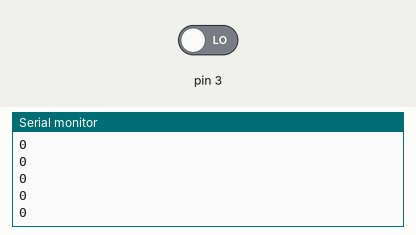
Recording of a sketch running on a simulated Arduino Uno, built with avr-gcc and run on an emulated ATmega328P. On the bench: the last lines printed to the serial monitor. Inputs (shaded band) come from the test bench; at power-on: pin 3 LOW.

Above: at 1.2 s.
1.3 s: pin 3 driven HIGH
At 2.2 s:
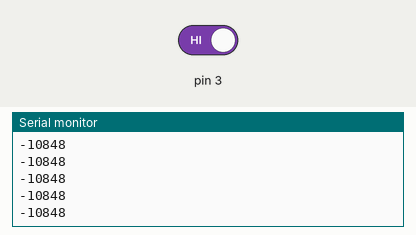
2.8 s: pin 3 driven LOW
At 3.6 s:
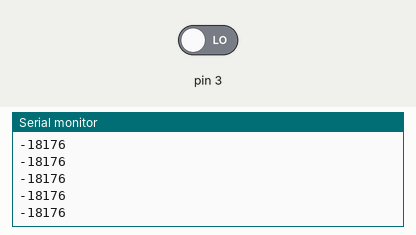
Timing chart, 0 to 5.4 s (numbered marks = the images above; inputs shaded):
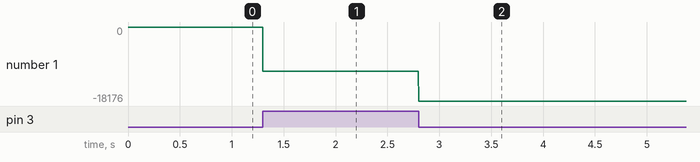

The sketch:

PWM_LIDARLITE.ino
```cpp
#include <math.h>

// Define which pin we're using to accept the signal
#define RCPIN 1

// We have to declare as volatile as this will be modified
// by the interrupt routine, and read outside of it
volatile uint16_t channel;
uint16_t channel_start;
uint16_t r;

void setup() {
    Serial.begin(115200);
    Serial.println("Starting...");

    // Mark the pin as an INPUT
    pinMode(RCPIN, INPUT);

    // Attach an interrupt handler to be called whenever
    // the pin changes from LOW to HIGH or vice versa
    attachInterrupt(RCPIN, RCchannel, CHANGE);
}

void loop() {
    // Output the channel value
    char buffer[7];
    sprintf(buffer, "%d\n", channel);
    Serial.print(buffer);
    delay(2);
}

void RCchannel() {
    // If the pin is HIGH, start a timer
    if (digitalRead(RCPIN) == HIGH) {
        channel_start = micros();
    } else {
        // The pin is now LOW so output the difference
        // between when the timer was started and now
        channel = (uint16_t) (micros() - channel_start);
    }
}
```

Measured:
- after the input at 1.3 s, the serial monitor: prints a new line at once (image 1)
- after the input at 2.8 s, the serial monitor: prints a new line at once (image 2)
- plotted number 1: 0 → -10848 after the input at 1.3 s, -10848 → -18176 after the input at 2.8 s
